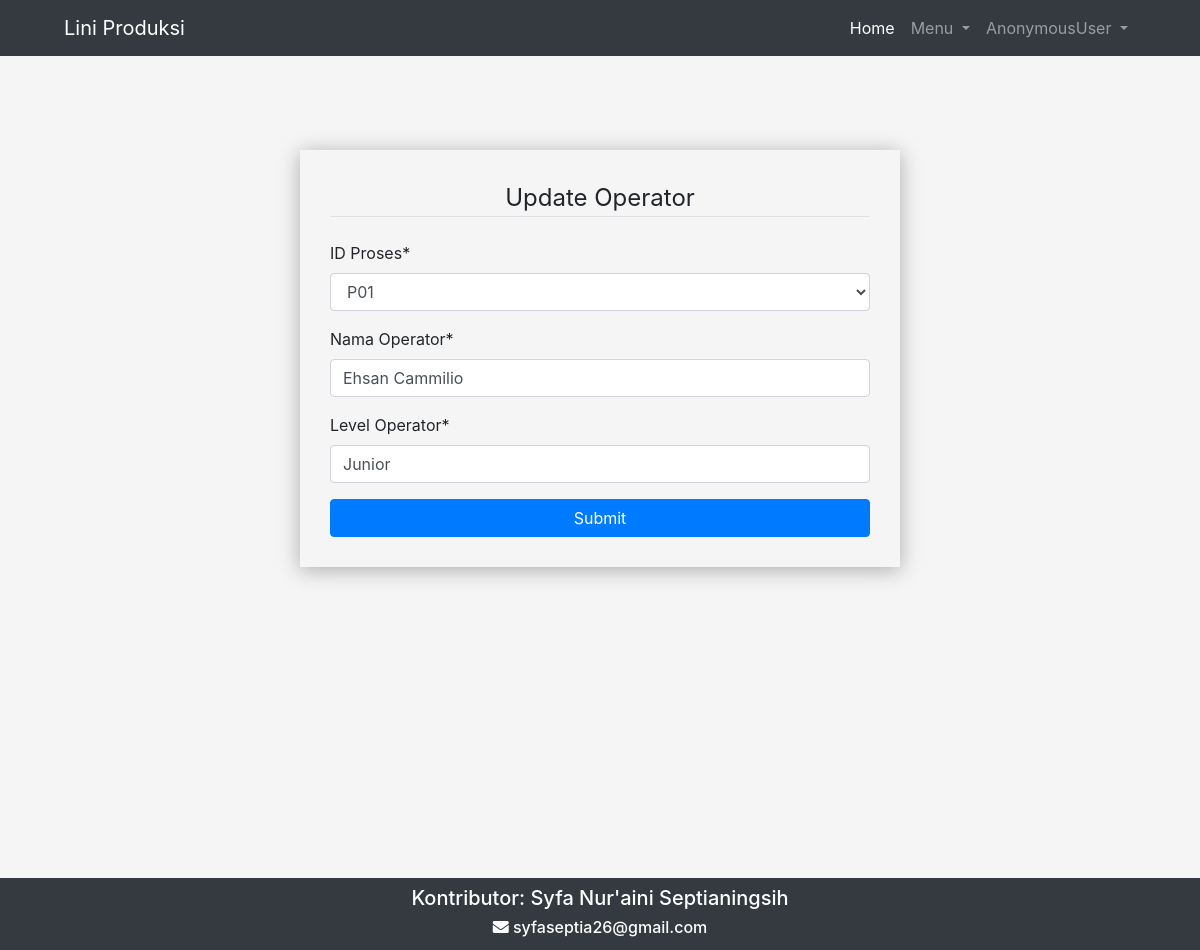
Page /liniProduksi/updateOperator/2 on the committed database.
### liniProduksi/models.py (models this page shows, shortened)
class Operator(models.Model):
    proses = models.ForeignKey('Proses', to_field='idProses', on_delete=models.CASCADE)
    stasiunKerja = models.ForeignKey(StasiunKerja, to_field='idStasiunKerja', on_delete=models.CASCADE)
    namaLengkap = models.CharField(max_length=255)
    levelOperator = models.CharField(max_length=255,)

### liniProduksi/viewsOperator.py (the view)
# urls.py: path('updateOperator/<str:update_id>', viewsOperator.updateOperator, name='updateOperator'),
def updateOperator(request, update_id):
    operator_update = Operator.objects.get(id=update_id)
    data = {
        'proses': operator_update.proses,
        'namaLengkap': operator_update.namaLengkap,
        'levelOperator':operator_update.levelOperator,
    }
    operator_form = OperatorForm(request.POST or None, initial=data, instance=operator_update)
    if request.method == 'POST':
        if operator_form.is_valid():
            operator_form.save()
            operator_form.save()
            next = request.POST.get('next', '/')
            return HttpResponseRedirect(next)
    context = {
        'Judul': 'Update Operator',
        'operator_form': operator_form,
    }
    return render(request,'liniProduksi/newOperator.html',context)

### liniProduksi/forms.py
class OperatorForm(forms.ModelForm):
    class Meta:
        model = Operator
        fields = [
            'proses',
            'namaLengkap',
            'levelOperator',
        ]
        labels = {
            'proses':'ID Proses',
            'namaLengkap':'Nama Operator',
            'levelOperator':'Level Operator',
        }
        widgets = {
            'namaLengkap': forms.TextInput(
                attrs={
                    'class': 'form-control',
                    'placeholder': 'Masukkan nama lengkap operator',
                }
            ),
            'levelOperator': forms.TextInput(
                attrs={
                    'class': 'form-control',
                    'placeholder': 'Masukkan level operator',
                }
            ),
        }

### liniProduksi/models.py (called while the page is built)
    def __str__(self):
        return "{}".format(self.idProses)

### liniProduksi/templates/liniProduksi/newOperator.html (shortened to what this page needs)
{% extends "base.html" %}
{% load static %}
{% load crispy_forms_tags %}
{% block contents %}
    <div class="container" style="width: 50%;
    box-shadow: 0 3px 20px rgba(0,0,0,0.3);
    padding: 30px;
    margin-top: 150px;
    margin-bottom: 30px;
    margin-left: 25%">
        <form method="POST">
            <fieldset class="from-group">
                <legend class="border-bottom mb-4" align="center">{{Judul}}</legend>
                {{operator_form|crispy}}
            </fieldset>
        <button type="Submit" class="btn btn-primary" style="width: 100%;">Submit</button>
        </form>
    </div>
{% endblock contents %}

### rows in the picture
Operator: proses "P01", namaLengkap "Ehsan Cammilio", levelOperator "Junior"

### other values in the picture
{{ user }} "AnonymousUser"
{{ Judul }} "Update Operator"
